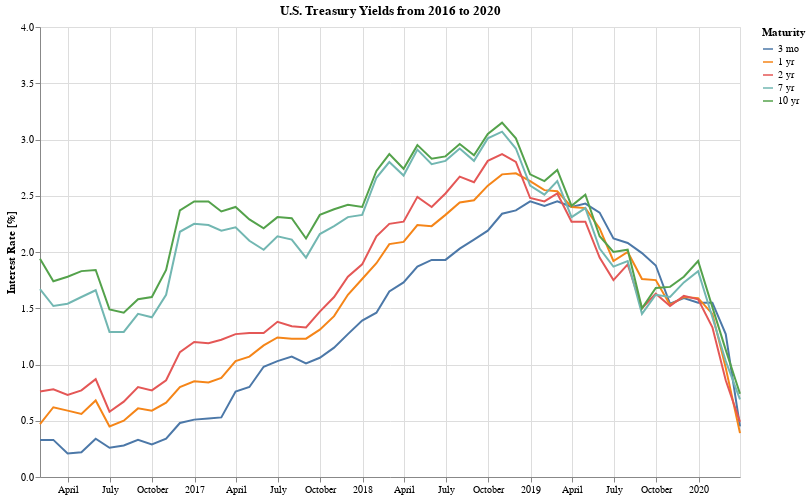

Notebook code cell kept with this figure:
### Markdown cell above
## How do the interest rates look for the past 4 years (by instrument)?

### Code cell
years = range(2016, 2021)
fields = ['Date', '3 mo', '1 yr', '2 yr', '7 yr', '10 yr']

dfm = fetchTsRates(years)[fields].melt(id_vars='Date', var_name='Maturity')

alt.Chart(dfm).mark_line().encode(
    alt.X('Date:T', axis=alt.Axis(title='')),
    alt.Y('value:Q',
          axis=alt.Axis(title='Interest Rate [%]'),
          scale=alt.Scale(domain=[np.floor(dfm['value'].apply(float).min()), np.ceil(dfm['value'].apply(float).max())])),
    alt.Color('Maturity:N', sort=fields[1:]),
    tooltip=[alt.Tooltip('Date:T', format='%b %Y'), alt.Tooltip('Maturity:N'), alt.Tooltip('value:Q')]
).properties(
    title='U.S. Treasury Yields from {y1} to {y2}'.format(y1=min(years), y2=max(years)),
    height=450,
    width=700
)

### Figure 1 — Vega-Lite specification as saved in the notebook (floating-point values rounded to 4 significant figures; data arrays with more than 128 entries replaced by an {"elided": "..."} marker saying what was removed)
{"config": {"view": {"continuousWidth": 400, "continuousHeight": 300}}, "data": {"name": "data-c99e0042b233204a5b66e88caacc7700"}, "mark": "line", "encoding": {"color": {"type": "nominal", "field": "Maturity", "sort": ["3 mo", "1 yr", "2 yr", "7 yr", "10 yr"]}, "tooltip": [{"type": "temporal", "field": "Date", "format": "%b %Y"}, {"type": "nominal", "field": "Maturity"}, {"type": "quantitative", "field": "value"}], "x": {"type": "temporal", "axis": {"title": ""}, "field": "Date"}, "y": {"type": "quantitative", "axis": {"title": "Interest Rate [%]"}, "field": "value", "scale": {"domain": [0.0, 4.0]}}}, "height": 450, "title": "U.S. Treasury Yields from 2016 to 2020", "width": 700, "$schema": "https://vega.github.io/schema/vega-lite/v4.0.2.json", "datasets": {"data-c99e0042b233204a5b66e88caacc7700": {"elided": "255 records"}}}
